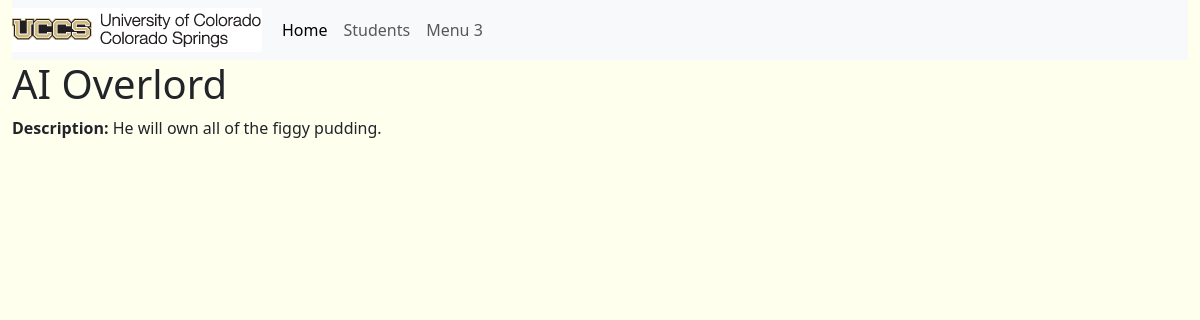
Screenshot of /portfolio/1/view_project/1/ with the database file from the repository.
### portfolio_app/models.py (models this page shows, shortened)
class Project(models.Model):
	title = models.CharField(max_length=200)
	description = models.CharField(max_length=5000)
	portfolio = models.ForeignKey(Portfolio, on_delete=models.CASCADE,
				related_name='projects')

### portfolio_app/views.py (the view)
# urls.py: path('portfolio/<int:portfolio_id>/view_project/<int:project_id>/', ProjectDetailView.as_view(), name='view_project'),
class ProjectDetailView(DetailView):
	model = Project
	template_name = 'portfolio_app/view_project.html'
	context_object_name = 'project'
	def get_object(self, queryset=None):
		project_id = self.kwargs.get('project_id')
		return Project.objects.filter(id=project_id).first()
	def get_context_data(self, **kwargs):
		context = super().get_context_data(**kwargs)
		context['page_title'] = 'CS Project - {}'.format(context['project'].title)
		return context

### portfolio_app/templates/portfolio_app/view_project.html
{% extends "portfolio_app/base_template.html" %}
{% block content %}
<h1>{{ project.title }}</h1>
<p><b>Description: </b>{{ project.description }}</p>
{% endblock %}

### static/css/main.css (style rules this page uses)
body { background-color: #ffffee; }

### rows the page displays
Project: title "AI Overlord", description "He will own all of the figgy pudding."
